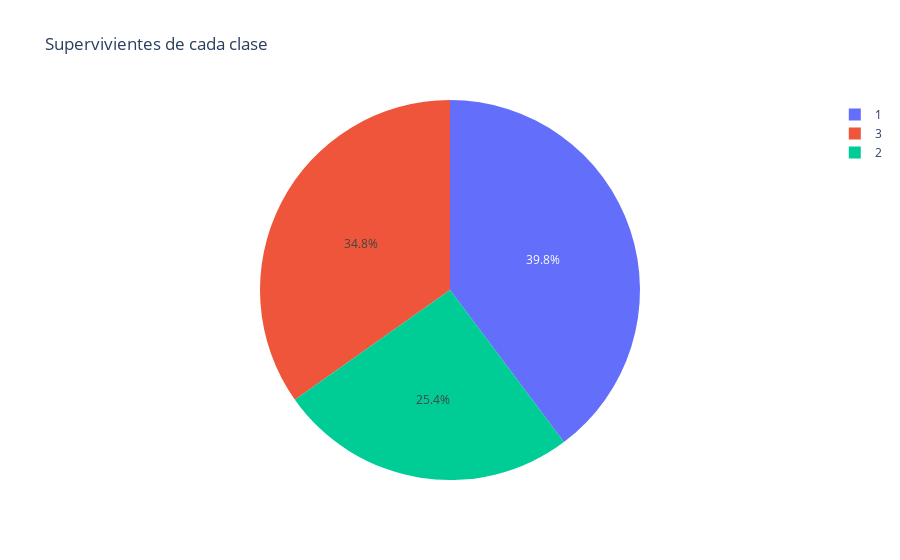

The cell this chart's notebook holds for it:
### Markdown cell above
# For columns with categorical data: Frequency Plot (as pie or bar plot) with percentages

### Code cell
fig = px.pie(data, values='Survived', names='Pclass', title="Supervivientes de cada clase")
fig.show()

### Figure 1 — Plotly figure (JSON) as saved in the notebook; plotly's stock layout.template omitted (floating-point values rounded to 4 significant figures; data arrays with more than 128 entries replaced by an {"elided": "..."} marker saying what was removed)
{"data": [{"domain": {"x": [0, 1], "y": [0, 1]}, "hovertemplate": "Pclass=%{label}<br>Survived=%{value}<extra></extra>", "labels": {"elided": "891 int values"}, "legendgroup": "", "name": "", "showlegend": true, "type": "pie", "values": {"elided": "891 int values"}}], "layout": {"legend": {"tracegroupgap": 0}, "title": {"text": "Supervivientes de cada clase"}}}
